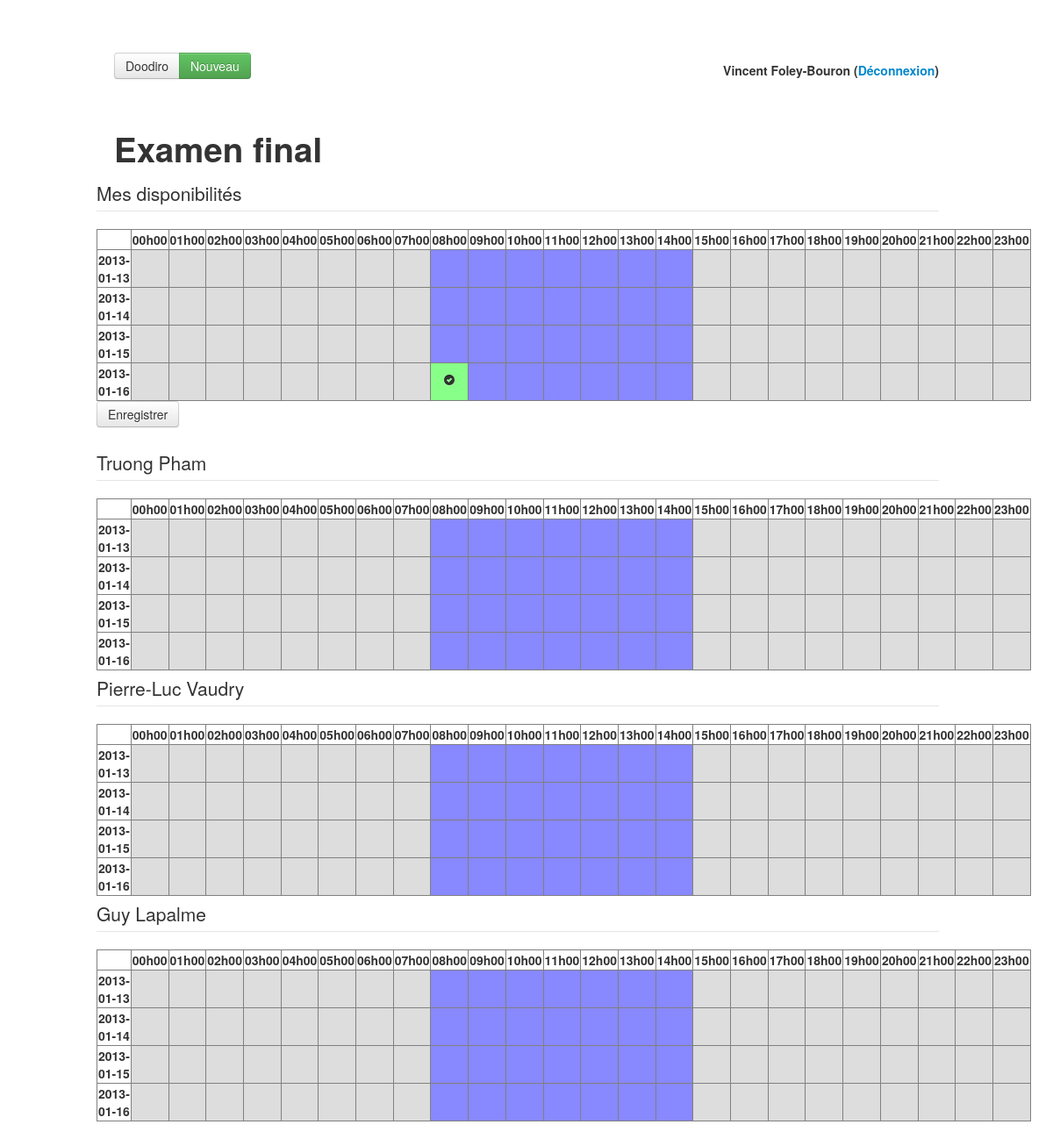
The page /index.php?p=register_event&id=2 (signed in) on the database its author committed.
### tables this page shows
CREATE TABLE IF NOT EXISTS `events` (
  `id` int(11) NOT NULL AUTO_INCREMENT,
  `organizer` int(11) NOT NULL,
  `name` varchar(100) NOT NULL,
  `description` varchar(255) NOT NULL,
  `type` enum('public','private') NOT NULL,
  `duration` int(2) NOT NULL,
  PRIMARY KEY (`id`),
  KEY `organizer` (`organizer`)
);

CREATE TABLE IF NOT EXISTS `event_dates` (
  `id` int(11) NOT NULL AUTO_INCREMENT,
  `event_id` int(11) DEFAULT NULL,
  `date` date DEFAULT NULL,
  `start_time` time NOT NULL,
  `end_time` time NOT NULL,
  PRIMARY KEY (`id`),
  KEY `event_id` (`event_id`)
);

### classes/event.php (called while the page is built, shortened)
<?php
class Event extends Database {
	public $id;
	public function __construct($array) {
		$this->id = $array['id'];
		$this->name = $array['name'];
	}
    public static function find($id) {
        $mysqli = self::db_connect();
        $query = "select e.organizer, concat(u.firstname, ' ', u.lastname) organizer_name, e.name, e.description, e.type, e.duration from events e, users u where e.id = $id and u.id = e.organizer";
        if ($stmt = $mysqli->query($query)) {
            $obj = $stmt->fetch_object();
            if ($obj) {
                return new Event(array(
                    "id" => $id,
                    "organizer" => $obj->organizer,
                    "organizer_name" => $obj->organizer_name,
                    "name" => $obj->name,
                    "description" => $obj->description,
                    "type" => $obj->type,
                    "duration" => $obj->duration
                ));
            }
            else {
                return FALSE;
            }
        }
    }
    public function getInvitees() {
        $mysqli = self::db_connect();
        $query = "select i.user_id, concat(u.firstname, ' ', u.lastname) fullname from invitations i, users u where event_id = {$this->id} and u.id = i.user_id";
        if ($result = $mysqli->query($query)) {
            $invitees = array();
            while ($obj = $result->fetch_object()) {
                $invitees[] = array($obj->user_id, $obj->fullname);
            }
            return $invitees;
        }
        else {
            return FALSE;
        }
    }
    public function dates() {
        $mysqli = self::db_connect();
        $query = "select date, hour(start_time) start_hour, hour(end_time) end_hour from event_dates where event_id = {$this->id} order by date";
        if ($stmt = $mysqli->query($query)) {
            $dates = array();
            while ($obj = $stmt->fetch_object()) {
                $dates[] = array(
                    "date" => $obj->date,
                    "start_hour" => $obj->start_hour,
                    "end_hour" => $obj->end_hour);
            }
            return $dates;
        }
        else {
            return FALSE;
        }
    }
    public function getReservationsFor($user_id) {
        $mysqli = self::db_connect();
        $query = <<<ENDSQL
        select ed.date, hour(r.reservation_time) res_time, r.can_go
        from reservations r, event_dates ed
        where r.event_date_id = ed.id and ed.event_id = {$this->id} and r.user_id = $user_id
ENDSQL;
        if ($stmt = $mysqli->query($query)) {
            $availabilities = array();
            while ($obj = $stmt->fetch_object()) {
                $availabilities[$obj->date][$obj->res_time] = $obj->can_go;
        }
            return $availabilities;
        }
        else {
            return FALSE;
        }
    }
}

### content/register_event.php (the view, shortened to what this page needs)
<?php
function is_going($reservations, $date, $hour) {
    if (array_key_exists($date, $reservations)) {
        $hours = $reservations[$date];
        if (array_key_exists($hour, $hours)) {
            return $hours[$hour] ? "yes" : "no";
        }
    }
    return "maybe";
}
function display_square($reservations, $date, $hour, $input_field) {
    $input_name = "h_{$date}_{$hour}";
    $is_going = is_going($reservations, $date, $hour);
    if ($is_going === "yes") {
        $td_class = "going";
        $icon = "icon-ok-sign";
        $value = 1;
    }
    else if ($is_going === "no") {
        $td_class = "not-going";
        $icon = "icon-remove-sign";
        $value = 0;
    }
    else {
        $td_class = "not-sure";
        $icon = "";
        $value = -1;
    }
    return "<td class=\"changeable {$td_class}\">" .
        "<i class=\"$icon\"></i>" .
        ($input_field ? "<input type=\"hidden\" name=\"$input_name\" value=\"$value\" />" : "") .
        "</td>";
}
$event = Event::find($_GET["id"]);
$event_dates = $event->dates();
$invitees = array_diff($event->getInvitees(), array($user->id));
$my_reservations = $event->getReservationsFor($user->id);
$others_reservations = array();
foreach ($invitees as $invitee) {
    list($invitee_id, $invitee_name) = $invitee;
    if ($invitee_id == $user->id) {
        continue;
    }
    $others_reservations[$invitee_name] = $event->getReservationsFor($invitee_id);
}
$c = count($event_dates);
?>
<div class="container">
    <h1><?php echo $event->name ?></h1>
	<div class="row">
        <form id="new_event_form" class="form-horizontal" method="post" action="">
	        <legend>Mes disponibilités</legend>
            <table id="my-availabilities" border="1">
                <tr>
                    <th>&nbsp;</th>
                    <?php for ($h = 0; $h < 24; $h++): ?>
                    <th>
                        <?php printf("%02dh00", $h) ?>
                    </th>
                    <?php endfor ?>
                    <?php for ($i = 0; $i < $c; $i++): ?>
                    <tr>
                        <th><?php echo $event_dates[$i]["date"] ?></th>
                        <?php for ($h = 0; $h < 24; $h++): ?>
                            <?php if ($h >= $event_dates[$i]["start_hour"] && $h < $event_dates[$i]["end_hour"]): ?>
                            <?php echo display_square($my_reservations, $event_dates[$i]["date"], $h, TRUE) ?>
                            <?php else: ?>
                            <td class="no-reservation">&nbsp;</td>
                            <?php endif ?>
                        <?php endfor ?>
                    </tr>
                    <?php endfor ?>
                </tr>
            </table>
            <input type="submit" class="btn" value="Enregistrer" />
        </form>
        <?php foreach ($others_reservations as $invitee_name => $reservations): ?>
        <legend><?php echo $invitee_name; ?></legend>
        <table border="1">
            <tr>
                <th>&nbsp;</th>
                <?php for ($h = 0; $h < 24; $h++): ?>
                <th>
                    <?php printf("%02dh00", $h) ?>
                </th>
                <?php endfor ?>
                <?php for ($i = 0; $i < $c; $i++): ?>
                <tr>
                    <th><?php echo $event_dates[$i]["date"] ?></th>
                    <?php for ($h = 0; $h < 24; $h++): ?>
                        <?php if ($h >= $event_dates[$i]["start_hour"] && $h < $event_dates[$i]["end_hour"]): ?>
                        <?php echo display_square($reservations, $event_dates[$i]["date"], $h, FALSE) ?>
                        <?php else: ?>
                        <td class="no-reservation">&nbsp;</td>
                        <?php endif ?>
                    <?php endfor ?>
                </tr>
                <?php endfor ?>
            </tr>
        </table>
        <?php endforeach ?>
    </div>
</div>

### css/main.css (style rules this page uses)
.changeable { text-align: center; }
.no-reservation { background-color: #ddd; }
.going { background: #8f8; }
.not-sure { background-color: #88f; }

### index.php (style rules this page uses)
body { padding-top: 60px; padding-bottom: 40px; }

### rows shown on the page
events: name "Examen final"
event_dates: date "2013-01-13"
event_dates: date "2013-01-14"
event_dates: date "2013-01-15"
event_dates: date "2013-01-16"

### other values the page prints
$user->firstname "Vincent"
$user->lastname "Foley-Bouron"
$invitee_name "Truong Pham"
$invitee_name "Pierre-Luc Vaudry"
$invitee_name "Guy Lapalme"
